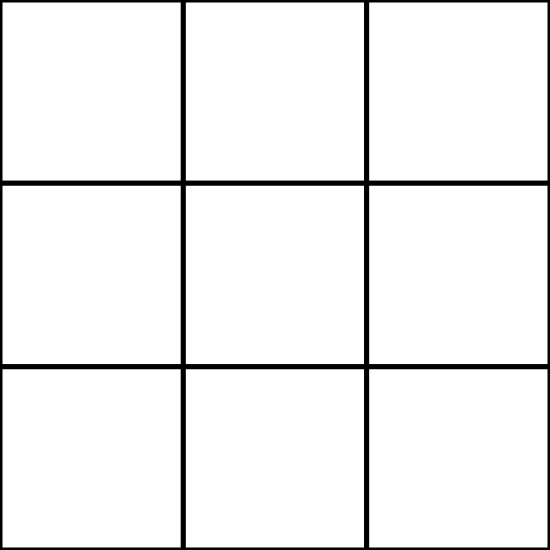
Frame 1 (no input)
Frame 60 (no input): identical to frame 1, image omitted
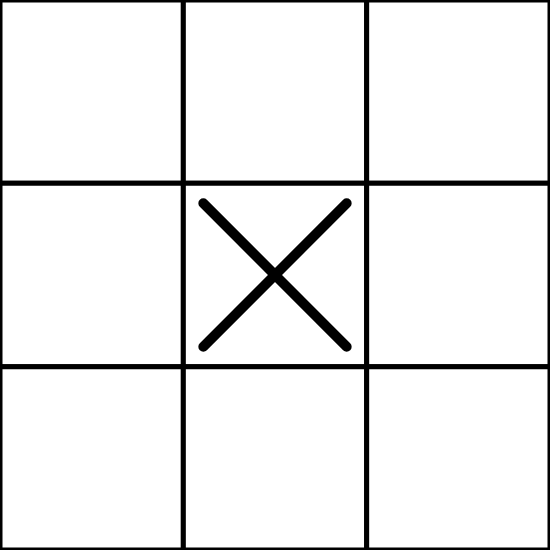
Frame 120 (the mouse pressed at the canvas centre since frame 60)

The p5.js sketch that drew these frames (run headless with seeded random() and noise() and a simulated clock; from frame 60 on, the mouse is pressed at the canvas centre):

// p5.js sketch
// ── sketch.js
let size = 550;
let turn = 0;
let x;
let xo;
let cvn;
let tic = [
  [null, null, null],
  [null, null, null],
  [null, null, null],
];

function setup() {
  cvn = createCanvas(size, size);
}

function draw() {
  background(220);
  stroke(0);
  strokeWeight(5);
  for (var i = 0; i < 3; i++) {
    for (var j = 0; j < 3; j++) {
      rect((i * size) / 3, (j * size) / 3, size / 3, size / 3);
    }
  }

  for (var i = 0; i < 3; i++) {
    for (var j = 0; j < 3; j++) {
      x = hovers(i * size/3, i * size/3 + size/3, j * size/3, j * size/3 + size/3);
      if (x) {
        if (turn === 0 && tic[i][j] === null) {
          xdraw(i * size/3, j * size/3);
        } else if (turn === 1 && tic[i][j] === null) {
          odraw(i * size/3, j * size/3);
        }
      }
    }
  }

  for (var i = 0; i < 3; i++) {
    for (var j = 0; j < 3; j++) {
      if (tic[i][j] === 0) {
        xdraw(i * size/3, j * size/3, true);
      } else if (tic[i][j] === 1) {
        odraw(i * size/3, j * size/3, true);
      }
    }
  }

  if (!win()) {
    background(0, 200);
    noStroke();
    fill(255, 0, 0);
    textSize(80);
    textAlign(CENTER, CENTER);
    text(xo + " " + "wins", size/2, size/2);
    noLoop();
    stop()
    exit
  }

  if (!drawcheck()) {
    background(0, 200);
    noStroke();
    fill(255, 0, 0);
    textSize(80);
    textAlign(CENTER, CENTER);
    text("draw", size/2, size/2);
    noLoop();
  }

  cvn.mousePressed(() => {
    for (var i = 0; i < 3; i++) {
      for (var j = 0; j < 3; j++) {
        x = hovers(i * size/3, i * size/3 + size/3, j * size/3, j * size/3 + size/3);
        if (x) {
          if (turn === 1 && tic[i][j] === null) {
            tic[i][j] = 1;
          } else if (turn === 0 && tic[i][j] === null) {
            tic[i][j] = 0;
          }
        }
      }
    }

    if (turn === 0) {
      turn = 1;
    } else if (turn === 1) {
      turn = 0;
    }
  });
}
function hovers(a, b, c, d) {
  this.hover = false;
  if (mouseX > a && mouseX < b && mouseY > c && mouseY < d) {
    this.hover = true;
  } else {
    this.hover = false;
  }
  return this.hover;
}
function xdraw(a, b, c) {
  strokeWeight(10);
  if (c) {
    stroke(0);
  } else {
    stroke(150, 150, 150);
  }
  line(a + 20, b + 20, a + size/3 - 20, b + size/3 - 20);
  line(a + size/3 - 20, b + 20, a + 20, b + size/3 - 20);
}
function odraw(a, b, c) {
  strokeWeight(10);
  if (c) {
    stroke(0);
  } else {
    stroke(150, 150, 150);
  }
  circle(a + (size/3)/2, b + (size/3)/2, size/3-20);
}
function drawcheck() {
  this.t = false;
  for (var i = 0; i < 3; i++) {
    for (var j = 0; j < 3; j++) {
      if (tic[i][j] === null) {
        this.t = true;
        break;
      }
    }
  }
  return this.t;
}
function win() {
  this.t = true;

  for (var i = 0; i < 3; i++) {
    if (tic[i][0] === tic[i][1]) {
      if (tic[i][1] === tic[i][2] && tic[i][2] !== null) {
        if (tic[i][2] === 1) {
          xo = "O";
        } else {
          xo = "X";
        }
        this.t = false;
        break;
      }
    }
    if (tic[0][i] === tic[1][i]) {
      if (tic[1][i] === tic[2][i] && tic[2][i] !== null) {
        if (tic[2][i] === 1) {
          xo = "O";
        } else {
          xo = "X";
        }
        this.t = false;
        break;
      }
    }
    if (tic[0][0] === tic[1][1]) {
      if (tic[2][2] === tic[1][1] && tic[0][0] !== null) {
        if (tic[0][0] === 1) {
          xo = "O";
        } else {
          xo = "X";
        }
        this.t = false;
        break;
      }
    }

    if (tic[0][2] === tic[1][1]) {
      if (tic[2][0] === tic[1][1] && tic[0][2] !== null) {
        if (tic[0][2] === 1) {
          xo = "O";
        } else {
          xo = "X";
        }
        this.t = false;
        break;
      }
    }



  }

  return this.t;
}

// ── style.css
html,
body {
  margin: 0;
  padding: 0;
  overflow: hidden;
}

canvas {
  display: block;
  margin-left: 50%;
  transform: translate(-50%);
}
.btn {
  margin: 10px;
  padding: 10px;
  border-radius: 12px;
  border: 2px solid #333;
  background-color: green;
  outline:none;
}
.btn:hover {
  background-color: lightgreen;
}
.btn:hover::after {
content:">>";
transition-duration: 1000ms all;
}
